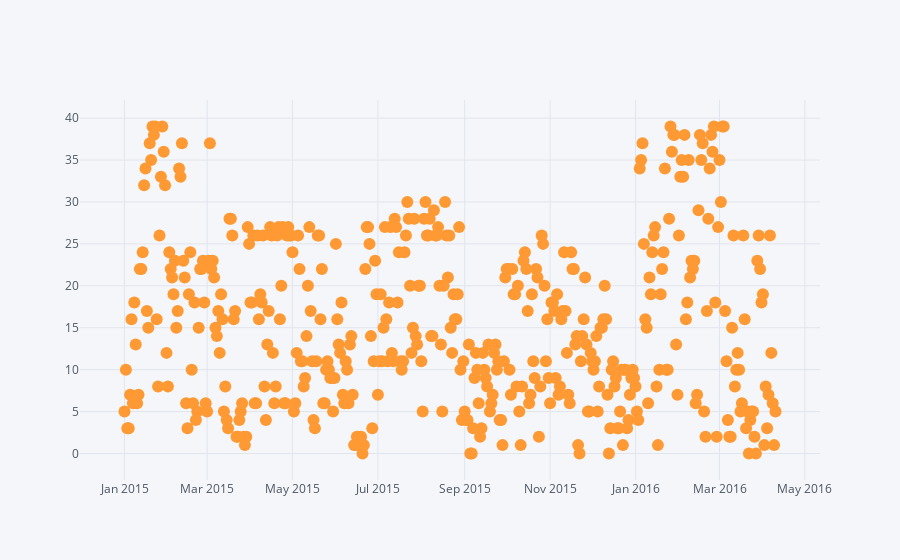

Source (notebook cell):
### Code cell
percent_diff_lst('E44 Booth Harper Center (B4)').iplot(mode='markers', y='Number Averaged')

### Figure 1 — Plotly figure (JSON) as saved in the notebook; plotly's stock layout.template omitted (floating-point values rounded to 4 significant figures; data arrays with more than 128 entries replaced by an {"elided": "..."} marker saying what was removed)
{"data": [{"line": {"color": "rgba(255, 153, 51, 1.0)", "dash": "solid", "width": 1.3}, "marker": {"size": 12, "symbol": "dot"}, "mode": "markers", "name": "Number Averaged", "text": "", "type": "scatter", "x": {"elided": "466 str values"}, "y": {"elided": "466 int values"}}], "layout": {"legend": {"bgcolor": "#F5F6F9", "font": {"color": "#4D5663"}}, "paper_bgcolor": "#F5F6F9", "plot_bgcolor": "#F5F6F9", "titlefont": {"color": "#4D5663"}, "xaxis1": {"gridcolor": "#E1E5ED", "showgrid": true, "tickfont": {"color": "#4D5663"}, "title": "", "titlefont": {"color": "#4D5663"}, "zerolinecolor": "#E1E5ED"}, "yaxis1": {"gridcolor": "#E1E5ED", "showgrid": true, "tickfont": {"color": "#4D5663"}, "title": "", "titlefont": {"color": "#4D5663"}, "zerolinecolor": "#E1E5ED"}}}
